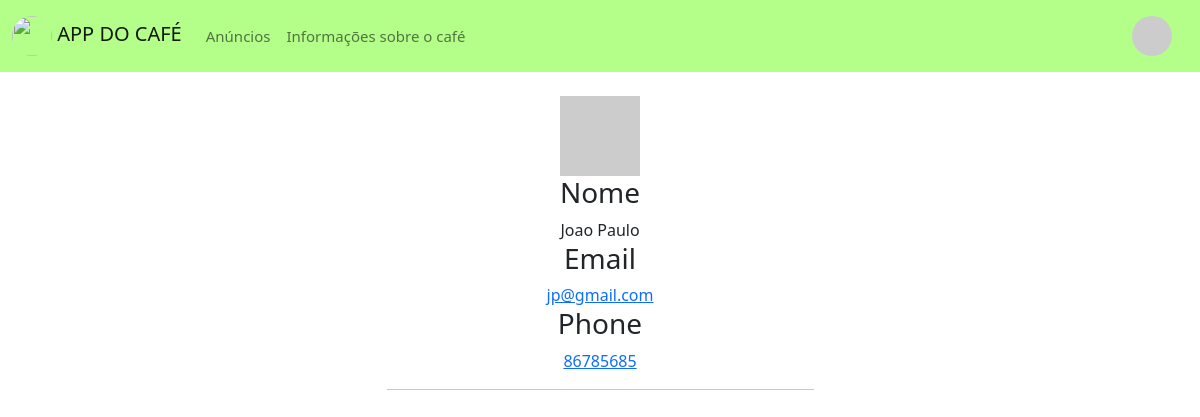
Page /user/jpalmeida (signed in) on the committed database.
### app/models/user.py (models this page shows, shortened)
class User(db.Model):
    __tablename__ = "users"
    user_id = db.Column(db.Integer, primary_key=True)
    username = db.Column(db.String, unique=True)
    password = db.Column(db.String)
    email = db.Column(db.String, unique=True)
    phone = db.Column(db.String, unique=True)
    name = db.Column(db.String)
    def avatar(self, size):
        digest = md5(self.email.lower().encode('utf-8')).hexdigest()
        return 'https://www.gravatar.com/avatar/{}?d=identicon&s={}'.format(
            digest, size)
    @property
    def is_authenticated(self):
        return True

### app/controllers/login_controller.py (the view)
@app.route('/user/<username>')
@login_required
def user(username):
    user_name = User.query.filter_by(username=username).first_or_404()
    return render_template('user.html', user=user_name)

### app/controllers/login_controller.py (called while the page is built)
@login_manager.user_loader
def load_user(id_u):
    return User.query.get(int(id_u))

### app/templates/user.html
{% extends "base.html" %}
{% block content %}
<div class="container" style="margin: fill;">
    <div class="row justify-content-center">
        <div class="col-xl-5 col-lg-6 col-md-8 col-sm-10 mx-auto text-center form p-4" >
            <img src="{{ user.avatar(128) }}">
            <h3>Nome </h3>
            {{ user.name }}
            <h3>Email </h3>
            <a href="mailto:{{user.email}}?subject=Fiquei interessado pelo seu anúncio!&body=Email gerado pelo APP-DO-CAFE">{{user.email}}</a>
            <h3>Phone</h3>
            <a href="https://api.whatsapp.com/send/?phone={{user.phone.replace('-', '').replace('+','')}}&text=Fiquei interessado pelo seu anúncio!" target="_blank">{{user.phone}}</a>
            <hr>
        </div>
    </div>
</div>
{% endblock %}

### app/templates/base.html (style rules this page uses)
html, body { height: 100%; margin: 0; }

### rows in the picture
User: name "Joao Paulo", email "jp@gmail.com", phone "86785685"
